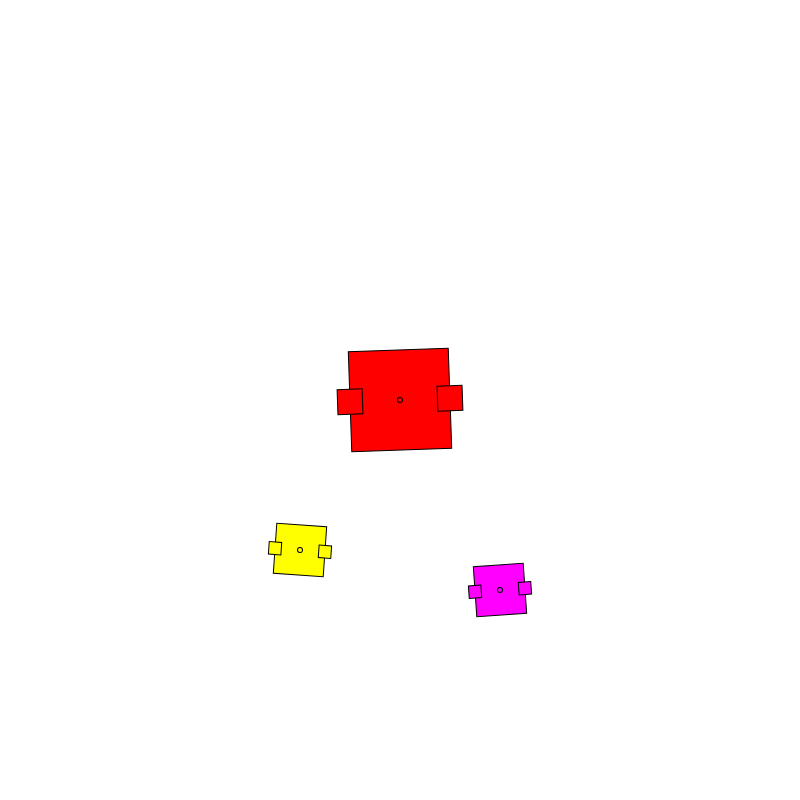
Frame 1 (no input)
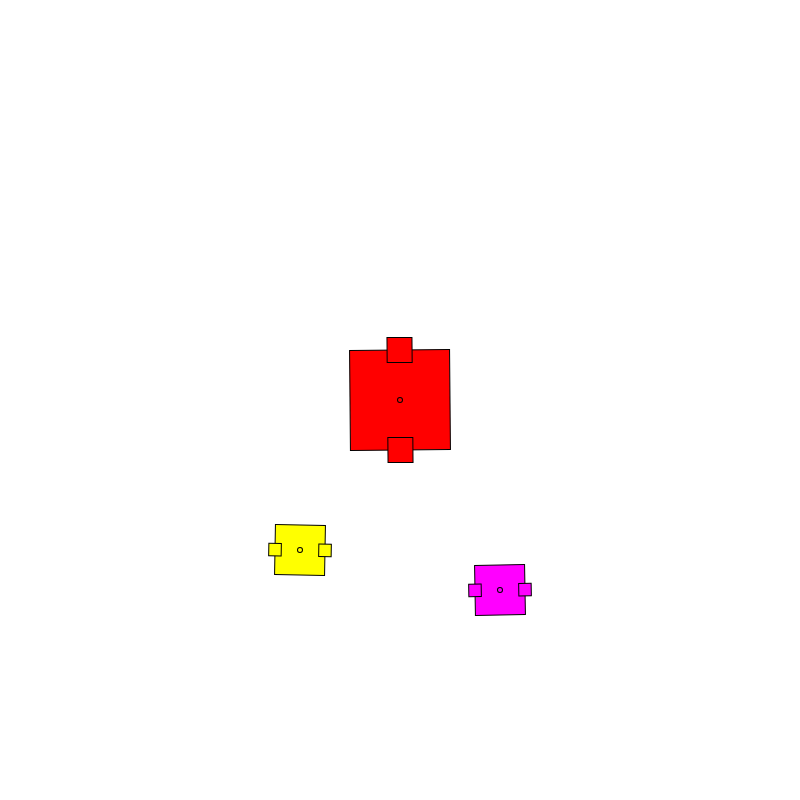
Frame 60 (no input)
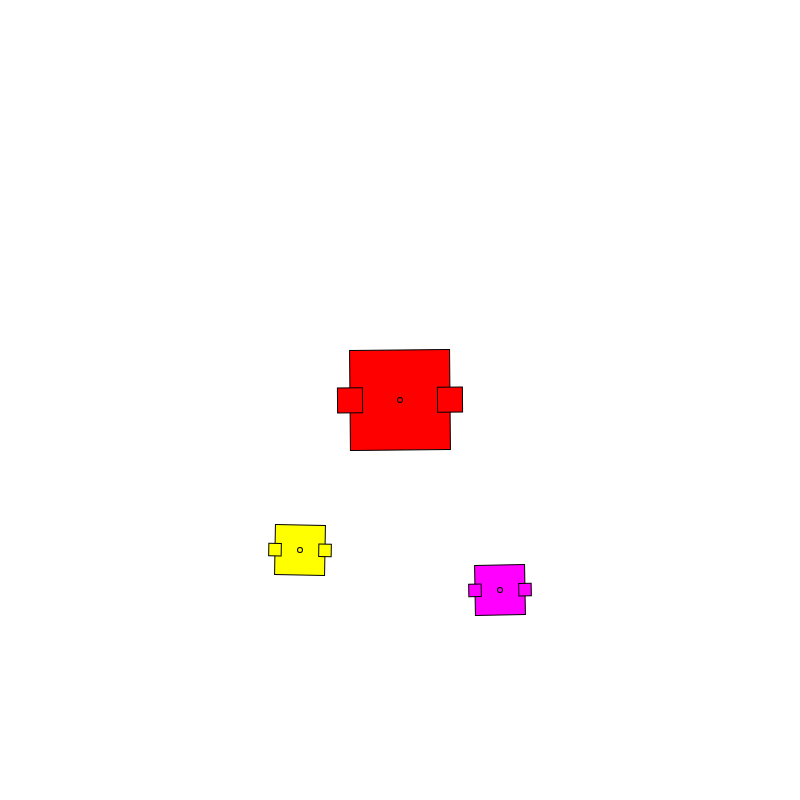
Frame 120 (the mouse pressed at the canvas centre since frame 60)

The p5.js sketch that drew these frames (run headless with seeded random() and noise() and a simulated clock; from frame 60 on, the mouse is pressed at the canvas centre):

// p5.js sketch
// ── sketch.js
let vel = 3;
let rot = 1;

function setup() {
    createCanvas(800, 800);
    rectMode(CENTER);
}

function draw() {
    rot += vel;

    background(255);
    figura(400,400,100,-rot/2, color(255,0,0));
    figura(500,590,50,-rot, color(255,0,255));
    figura(300,550,50,rot, color(255,255,0));
    
}

function figura(x, y, t, r, c) {
    push();
    translate(x, y);
    rotate(radians(r));
    fill(c);
    rect(0, 0, t, t);
    ellipse(0, 0, 5, 5);
    rect(t/2, 0, t/4, t/4);
    rect(-t/2, 0, t/4, t/4);
    pop();
}
